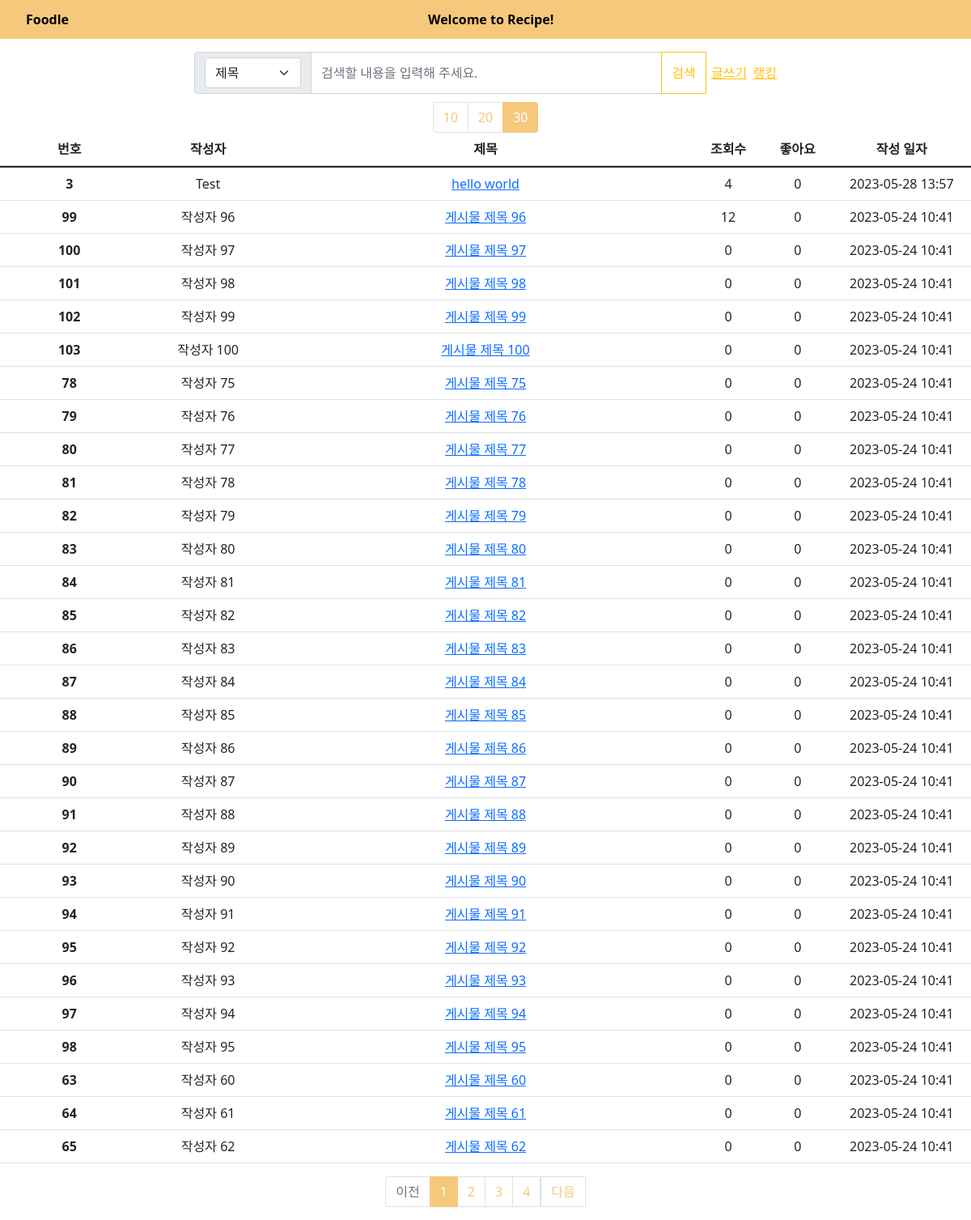
The app's page /board/?page=1&per_page=30&option=T&keyword= with its own data.
### models.py (models this page shows)
class Post(db.Model):
    __tablename__ = 'post'
    id = db.Column(db.Integer, primary_key=True)
    title = db.Column(db.String(100), nullable=False)
    content = db.Column(db.Text, nullable=False)
    author = db.Column(db.String(50), nullable=False)
    created_at = db.Column(db.DateTime, nullable=False, default=datetime.utcnow)
    like = db.Column(db.Integer, default=0)
    view = db.Column(db.Integer, default=0)
    user_id = db.Column(db.Integer, db.ForeignKey('user.id'))

### board/board.py (the view)
@board.route('/', methods=['GET', 'POST'])
def list_post():
    page = request.args.get('page',type=int,default=1)
    per_page = request.args.get('per_page',type=int,default=10)
    option = request.args.get('option',type=str,default='T')
    keyword = request.args.get('keyword',type=str,default='')
    posts = Post.query.order_by(Post.created_at.desc())  # 최신순으로 게시글 정렬
    if option == 'T' and keyword != '':
        posts = posts.filter(Post.title.ilike(f"%{keyword}%"))
    elif option == 'C' and keyword != '':
        posts = posts.filter(Post.content.ilike(f"%{keyword}%"))
    elif option == 'TC' and keyword != '':
        posts = posts.filter(or_(Post.title.ilike(f"%{keyword}%"), Post.content.ilike(f"%{keyword}%")))
    posts = posts.paginate(page=page,per_page=per_page)
    return render_template('list_post.html', posts=posts,option=option,keyword=keyword)

### board/templates/list_post.html (shortened to what this page needs)
<!DOCTYPE html>
<html lang="ko">
<head>
   <link href="https://cdn.jsdelivr.net/npm/bootstrap@5.1.3/dist/css/bootstrap.min.css"
   rel="stylesheet">
   <link rel="stylesheet" href="static/topbar.css">
   <link rel="stylesheet" href="static/list_post.css">
</head>
<body>
  <div id="Topbar" class="Tobar">
    <ul class="Topul">
        <a href="/home"class="Topa" id="init">Foodle</a>
        <a href="{{ url_for('board.list_post') }}" class="Topa" id="mainpage">Welcome to Recipe!</a>
    </ul>
</div>
<div class="Post-Container">
  <form action="{{ url_for('board.list_post') }}" method="GET" class="input-group flex-nowrap">
    <span class="input-group-text" id="addon-wrapping">
      <select name="option" class="form-select" aria-label="Default select example">
        <option value="T" {% if option == 'T' %}selected{% endif %}>제목</option>
      </select>
    </span>
    <input type="text" name ="keyword" value="{{ keyword }}" class="form-control" placeholder="검색할 내용을 입력해 주세요." aria-label="Username" aria-describedby="addon-wrapping">
    <button type="submit" class="btn btn-outline-warning">검색</button>
    <div class="WriteRanking">
      <a href="/board/upload" class="link-warning">글쓰기</a>
      <a href="/board/rank" class="link-warning">랭킹</a>
    </div>
  </form>
  <div  class="per_page">
    <div class="page-item {% if posts.per_page == 10 %}active{% endif %}">
      <a class="page-link" href="{{ url_for('board.list_post', page=1, per_page=10,option=option,keyword=keyword) }}">10</a>
    </div>
    <div class="page-item {% if posts.per_page == 20 %}active{% endif %}">
      <a class="page-link" href="{{ url_for('board.list_post', page=1, per_page=20,option=option,keyword=keyword) }}">20</a>
    </div>
    <div class="page-item {% if posts.per_page == 30 %}active{% endif %}">
      <a class="page-link" href="{{ url_for('board.list_post', page=1, per_page=30,option=option,keyword=keyword) }}">30</a>
    </div>
  </div>
  <table class="table table-hover">
    <thead>
      <tr class="PostInfo">
        <th scope="col" class="PostId">번호</th>
        <th scope="col" class="PostAuthor">작성자</th>
        <th scope="col" class="PostTitle">제목</th>
        <th scope="col" class="PostView">조회수</th>
        <th scope="col" class="PostLike">좋아요</th>
        <th scope="col" class="PostTime">작성 일자</th>
      </tr>
    </thead>
    <tbody>
      {% block content %}
      {% for post in posts.items %}
    <tr class="PostInfo">
        <th scope="row" class="PostId">{{ post.id }}</th>
        <td class="PostAuthor">{{ post.author }}</td>
          <td class="PostTitle">
            <a href="{{ url_for('board.show_post', post_id=post.id,page=posts.page,per_page=posts.per_page,option=option,keyword=keyword)}}">
            {{ post.title }}
            </a>
          </td>
            <td class="PostView">{{ post.view }}</td>
            <td class="PostLike">{{ post.like }} </td>
            <td class="PostTime">{{ post.created_at.strftime('%Y-%m-%d %H:%M') }}</td>
    </tr>
      {% endfor %}
      {% endblock %}
    </tbody>
  </table>
    <ul class="pagination">
      {% if posts.has_prev %}
      <li class="page_item">
        <a class="page-link" href="{{ url_for('board.list_post', page=posts.prev_num,per_page=posts.per_page,option=option,keyword=keyword) }}">
          이전
        </a>
      </li>
      {% else %}
      <li class="page-item disabled">
        <a class="page-link" tabindex="-1" aria-disabled="true" href="#">이전</a>
      </li>
      {% endif %}
      {% for page_num in posts.iter_pages() %}
        {% if page_num %}
        <li class="page-item {% if posts.page == page_num %}active{% endif %}">
          <a class="page-link" href="{{ url_for('board.list_post', page=page_num,per_page=posts.per_page,option=option,keyword=keyword) }}" >
            {{ page_num }}
          </a>
        </li>
        {% else %}
          <li class="disabled">
            <a class="page-link" href="#">...</a>
          </li>
        {% endif %}
      {% endfor %}
      {% if posts.has_next %}
      <li class="page_item">
        <a class="page-link" href="{{ url_for('board.list_post', page=posts.next_num,per_page=posts.per_page,option=option,keyword=keyword) }}">
          다음
        </a>
      </li>
      {% else %}
      <li class="page-item disabled">
        <a class="page-link" tabindex="-1" aria-disabled="true" href="#">다음</a>
      </li>
      {% endif %}
    </ul>
</div>
</body>
</html>

### board/static/topbar.css (style rules this page uses)
#Topbar { width : 100%; }
.Topul { list-style-type: none; height: 48px; width: 100%; background-color: rgb(245, 200, 124); display: grid; grid-template-columns: 1fr 1.35fr; }
.Topa { color: black; display: flex; font-weight: bold; text-decoration: none; align-items: center; flex-direction: row; }
#init { width: 50px; }
#mainpage { width: 160px }

### board/static/list_post.css (style rules this page uses)
.PostInfo { display: grid; grid-template-columns: 2fr 2fr 6fr 1fr 1fr 2fr; justify-content: center; text-align: center; }
.PostId { grid-column: 1/1; text-align :center }
.PostAuthor { grid-column: 2/2; text-align :center }
.PostTitle { grid-column: 3/3; text-align :center }
.PostView { grid-column: 4/4; }
.PostLike { grid-column: 5/5; }
.PostTime { grid-column: 6/6; }
.Post-Container { display: grid; justify-items: center; }
.input-group { width: 60%; }
.WriteRanking { display: grid; grid-template-columns: 2fr 1fr; align-items: center; justify-items: center; }
.page-link { color : rgb(245, 200, 124); }
.page-item.active .page-link { background-color: rgb(245, 200, 124); border-color: rgb(245, 200, 124); }
.per_page { display: flex; margin-top: 10px; }

### records on screen
Post: id "3", author "Test", title "hello world", view "4", like "0", created_at "2023-05-28 13:57"
Post: id "99", author "작성자 96", title "게시물 제목 96", view "12", like "0", created_at "2023-05-24 10:41"
Post: id "100", author "작성자 97", title "게시물 제목 97", view "0", like "0", created_at "2023-05-24 10:41"
Post: id "101", author "작성자 98", title "게시물 제목 98", view "0", like "0", created_at "2023-05-24 10:41"
Post: id "102", author "작성자 99", title "게시물 제목 99", view "0", like "0", created_at "2023-05-24 10:41"
Post: id "103", author "작성자 100", title "게시물 제목 100", view "0", like "0", created_at "2023-05-24 10:41"
Post: id "78", author "작성자 75", title "게시물 제목 75", view "0", like "0", created_at "2023-05-24 10:41"
Post: id "79", author "작성자 76", title "게시물 제목 76", view "0", like "0", created_at "2023-05-24 10:41"
Post: id "80", author "작성자 77", title "게시물 제목 77", view "0", like "0", created_at "2023-05-24 10:41"
Post: id "81", author "작성자 78", title "게시물 제목 78", view "0", like "0", created_at "2023-05-24 10:41"
Post: id "82", author "작성자 79", title "게시물 제목 79", view "0", like "0", created_at "2023-05-24 10:41"
Post: id "83", author "작성자 80", title "게시물 제목 80", view "0", like "0", created_at "2023-05-24 10:41"
Post: id "84", author "작성자 81", title "게시물 제목 81", view "0", like "0", created_at "2023-05-24 10:41"
Post: id "85", author "작성자 82", title "게시물 제목 82", view "0", like "0", created_at "2023-05-24 10:41"
Post: id "86", author "작성자 83", title "게시물 제목 83", view "0", like "0", created_at "2023-05-24 10:41"
Post: id "87", author "작성자 84", title "게시물 제목 84", view "0", like "0", created_at "2023-05-24 10:41"
Post: id "88", author "작성자 85", title "게시물 제목 85", view "0", like "0", created_at "2023-05-24 10:41"
Post: id "89", author "작성자 86", title "게시물 제목 86", view "0", like "0", created_at "2023-05-24 10:41"
Post: id "90", author "작성자 87", title "게시물 제목 87", view "0", like "0", created_at "2023-05-24 10:41"
Post: id "91", author "작성자 88", title "게시물 제목 88", view "0", like "0", created_at "2023-05-24 10:41"
Post: id "92", author "작성자 89", title "게시물 제목 89", view "0", like "0", created_at "2023-05-24 10:41"
Post: id "93", author "작성자 90", title "게시물 제목 90", view "0", like "0", created_at "2023-05-24 10:41"
Post: id "94", author "작성자 91", title "게시물 제목 91", view "0", like "0", created_at "2023-05-24 10:41"
Post: id "95", author "작성자 92", title "게시물 제목 92", view "0", like "0", created_at "2023-05-24 10:41"
Post: id "96", author "작성자 93", title "게시물 제목 93", view "0", like "0", created_at "2023-05-24 10:41"
Post: id "97", author "작성자 94", title "게시물 제목 94", view "0", like "0", created_at "2023-05-24 10:41"
Post: id "98", author "작성자 95", title "게시물 제목 95", view "0", like "0", created_at "2023-05-24 10:41"
Post: id "63", author "작성자 60", title "게시물 제목 60", view "0", like "0", created_at "2023-05-24 10:41"
Post: id "64", author "작성자 61", title "게시물 제목 61", view "0", like "0", created_at "2023-05-24 10:41"
Post: id "65", author "작성자 62", title "게시물 제목 62", view "0", like "0", created_at "2023-05-24 10:41"

### other values on screen
{{ page_num }} "1" "2" "3" "4"
